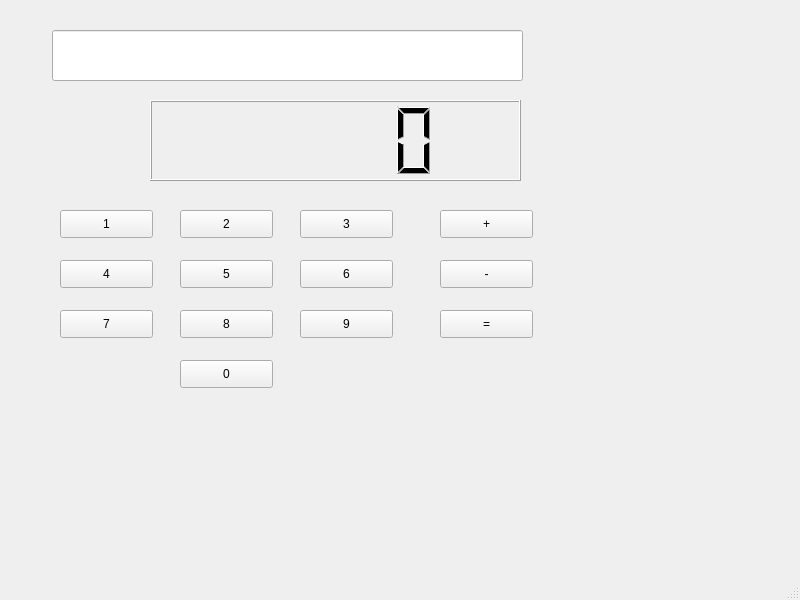
<?xml version="1.0" encoding="UTF-8"?>
<ui version="4.0">
 <class>MainWindow</class>
 <widget class="QMainWindow" name="MainWindow">
  <property name="geometry">
   <rect>
    <x>0</x>
    <y>0</y>
    <width>800</width>
    <height>600</height>
   </rect>
  </property>
  <property name="windowTitle">
   <string>MainWindow</string>
  </property>
  <widget class="QWidget" name="centralwidget">
   <widget class="QLCDNumber" name="lcdEqual">
    <property name="geometry">
     <rect>
      <x>150</x>
      <y>100</y>
      <width>371</width>
      <height>81</height>
     </rect>
    </property>
   </widget>
   <widget class="QPushButton" name="pb1">
    <property name="geometry">
     <rect>
      <x>60</x>
      <y>210</y>
      <width>93</width>
      <height>28</height>
     </rect>
    </property>
    <property name="text">
     <string>1</string>
    </property>
   </widget>
   <widget class="QPushButton" name="pb7">
    <property name="geometry">
     <rect>
      <x>60</x>
      <y>310</y>
      <width>93</width>
      <height>28</height>
     </rect>
    </property>
    <property name="text">
     <string>7</string>
    </property>
   </widget>
   <widget class="QPushButton" name="pb5">
    <property name="geometry">
     <rect>
      <x>180</x>
      <y>260</y>
      <width>93</width>
      <height>28</height>
     </rect>
    </property>
    <property name="text">
     <string>5</string>
    </property>
   </widget>
   <widget class="QPushButton" name="pb4">
    <property name="geometry">
     <rect>
      <x>60</x>
      <y>260</y>
      <width>93</width>
      <height>28</height>
     </rect>
    </property>
    <property name="text">
     <string>4</string>
    </property>
   </widget>
   <widget class="QPushButton" name="pb2">
    <property name="geometry">
     <rect>
      <x>180</x>
      <y>210</y>
      <width>93</width>
      <height>28</height>
     </rect>
    </property>
    <property name="text">
     <string>2</string>
    </property>
   </widget>
   <widget class="QPushButton" name="pb8">
    <property name="geometry">
     <rect>
      <x>180</x>
      <y>310</y>
      <width>93</width>
      <height>28</height>
     </rect>
    </property>
    <property name="text">
     <string>8</string>
    </property>
   </widget>
   <widget class="QPushButton" name="pb3">
    <property name="geometry">
     <rect>
      <x>300</x>
      <y>210</y>
      <width>93</width>
      <height>28</height>
     </rect>
    </property>
    <property name="text">
     <string>3</string>
    </property>
   </widget>
   <widget class="QPushButton" name="pb9">
    <property name="geometry">
     <rect>
      <x>300</x>
      <y>310</y>
      <width>93</width>
      <height>28</height>
     </rect>
    </property>
    <property name="text">
     <string>9</string>
    </property>
   </widget>
   <widget class="QPushButton" name="pb6">
    <property name="geometry">
     <rect>
      <x>300</x>
      <y>260</y>
      <width>93</width>
      <height>28</height>
     </rect>
    </property>
    <property name="text">
     <string>6</string>
    </property>
   </widget>
   <widget class="QPushButton" name="pbmius">
    <property name="geometry">
     <rect>
      <x>440</x>
      <y>260</y>
      <width>93</width>
      <height>28</height>
     </rect>
    </property>
    <property name="text">
     <string>-</string>
    </property>
   </widget>
   <widget class="QPushButton" name="pbplus">
    <property name="geometry">
     <rect>
      <x>440</x>
      <y>210</y>
      <width>93</width>
      <height>28</height>
     </rect>
    </property>
    <property name="text">
     <string>+</string>
    </property>
   </widget>
   <widget class="QPushButton" name="pbequal">
    <property name="geometry">
     <rect>
      <x>440</x>
      <y>310</y>
      <width>93</width>
      <height>28</height>
     </rect>
    </property>
    <property name="text">
     <string>=</string>
    </property>
   </widget>
   <widget class="QPushButton" name="pb0">
    <property name="geometry">
     <rect>
      <x>180</x>
      <y>360</y>
      <width>93</width>
      <height>28</height>
     </rect>
    </property>
    <property name="text">
     <string>0</string>
    </property>
   </widget>
   <widget class="QLineEdit" name="screen">
    <property name="geometry">
     <rect>
      <x>52</x>
      <y>30</y>
      <width>471</width>
      <height>51</height>
     </rect>
    </property>
   </widget>
  </widget>
  <widget class="QMenuBar" name="menubar">
   <property name="geometry">
    <rect>
     <x>0</x>
     <y>0</y>
     <width>800</width>
     <height>26</height>
    </rect>
   </property>
  </widget>
  <widget class="QStatusBar" name="statusbar"/>
 </widget>
 <resources/>
 <connections/>
</ui>
